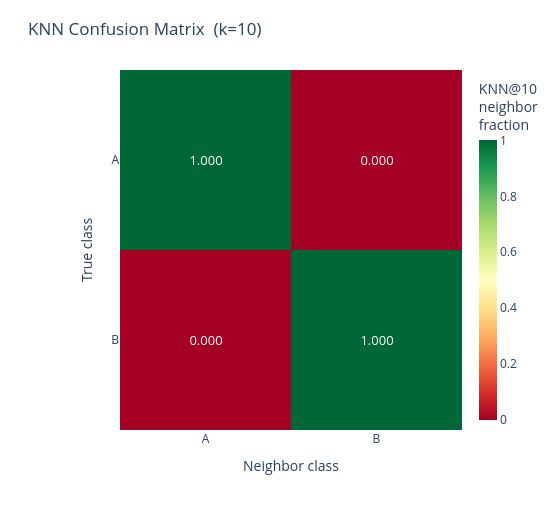
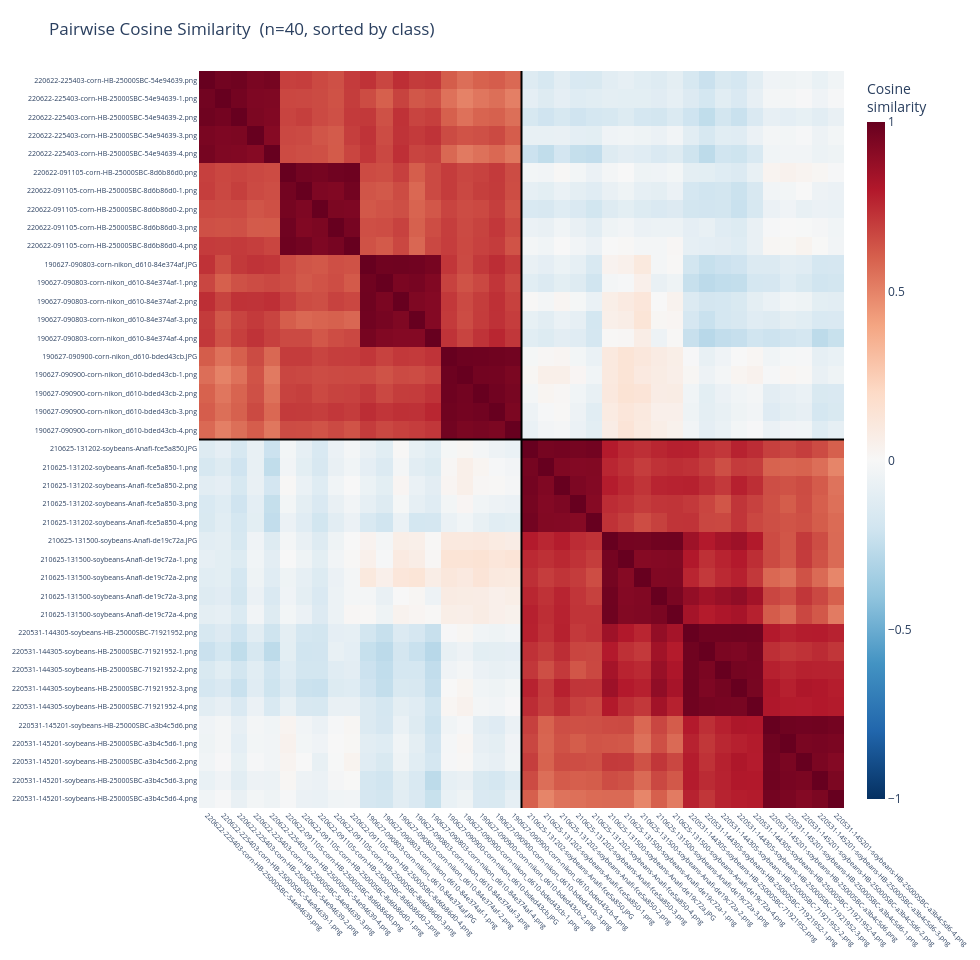
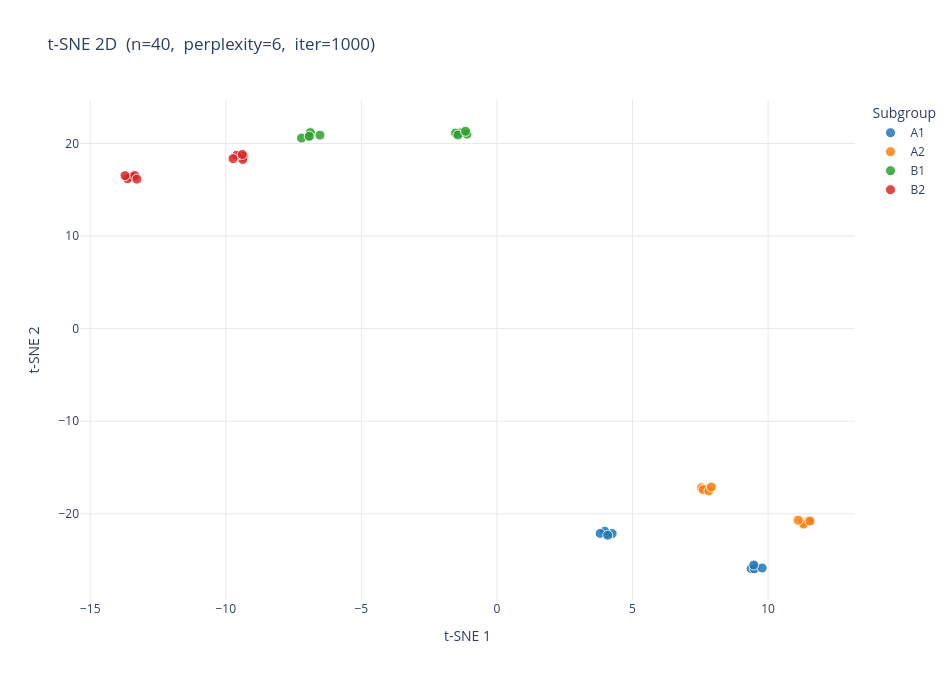

Notebook source saved alongside these figures, in order:
### Markdown cell above
### Visualizations

All plots are interactive — hover for details, click legend entries to toggle classes.

### Code cell
plot_knn_confusion(result_p2i, output_path=None)
plot_cosine_similarity(embeddings, result_p2i, output_path=None)
plot_tsne(embeddings, result_p2i, dimensions=2, output_path=None)

### Figure 1 — Plotly figure (JSON) as saved in the notebook; plotly's stock layout.template omitted (floating-point values rounded to 4 significant figures)
{"data": [{"colorbar": {"thickness": 18, "title": {"text": "KNN@10<br>neighbor<br>fraction"}}, "colorscale": [[0, "rgb(165,0,38)"], [0.1, "rgb(215,48,39)"], [0.2, "rgb(244,109,67)"], [0.3, "rgb(253,174,97)"], [0.4, "rgb(254,224,139)"], [0.5, "rgb(255,255,191)"], [0.6, "rgb(217,239,139)"], [0.7, "rgb(166,217,106)"], [0.8, "rgb(102,189,99)"], [0.9, "rgb(26,152,80)"], [1, "rgb(0,104,55)"]], "hovertemplate": "True class: <b>%{y}</b><br>Neighbor class: <b>%{x}</b><br>Fraction: %{z:.4f}<extra></extra>", "text": [["1.000", "0.000"], ["0.000", "1.000"]], "textfont": {"size": 13}, "texttemplate": "%{text}", "type": "heatmap", "x": ["A", "B"], "y": ["A", "B"], "z": [[1, 0], [0, 1]], "zmax": 1, "zmin": 0}], "layout": {"height": 530, "margin": {"b": 100, "l": 120, "r": 60, "t": 70}, "paper_bgcolor": "white", "plot_bgcolor": "white", "title": {"font": {"size": 17}, "text": "KNN Confusion Matrix  (k=10)"}, "width": 560, "xaxis": {"side": "bottom", "tickfont": {"size": 12}, "title": {"text": "Neighbor class"}}, "yaxis": {"autorange": "reversed", "tickfont": {"size": 12}, "title": {"text": "True class"}}}}

### Figure 2 — Plotly figure (JSON) as saved in the notebook; plotly's stock layout.template omitted (floating-point values rounded to 4 significant figures; data arrays with more than 128 entries replaced by an {"elided": "..."} marker saying what was removed)
{"data": [{"colorbar": {"thickness": 18, "title": {"text": "Cosine<br>similarity"}}, "colorscale": [[0, "rgb(5,48,97)"], [0.1, "rgb(33,102,172)"], [0.2, "rgb(67,147,195)"], [0.3, "rgb(146,197,222)"], [0.4, "rgb(209,229,240)"], [0.5, "rgb(247,247,247)"], [0.6, "rgb(253,219,199)"], [0.7, "rgb(244,165,130)"], [0.8, "rgb(214,96,77)"], [0.9, "rgb(178,24,43)"], [1, "rgb(103,0,31)"]], "hovertemplate": "Row: %{y}<br>Col: %{x}<br>Cosine similarity: %{z:.4f}<extra></extra>", "type": "heatmap", "x": ["220622-225403-corn-HB-25000SBC-54e94639.png", "220622-225403-corn-HB-25000SBC-54e94639-1.png", "220622-225403-corn-HB-25000SBC-54e94639-2.png", "220622-225403-corn-HB-25000SBC-54e94639-3.png", "220622-225403-corn-HB-25000SBC-54e94639-4.png", "220622-091105-corn-HB-25000SBC-8d6b86d0.png", "220622-091105-corn-HB-25000SBC-8d6b86d0-1.png", "220622-091105-corn-HB-25000SBC-8d6b86d0-2.png", "220622-091105-corn-HB-25000SBC-8d6b86d0-3.png", "220622-091105-corn-HB-25000SBC-8d6b86d0-4.png", "190627-090803-corn-nikon_d610-84e374af.JPG", "190627-090803-corn-nikon_d610-84e374af-1.png", "190627-090803-corn-nikon_d610-84e374af-2.png", "190627-090803-corn-nikon_d610-84e374af-3.png", "190627-090803-corn-nikon_d610-84e374af-4.png", "190627-090900-corn-nikon_d610-bded43cb.JPG", "190627-090900-corn-nikon_d610-bded43cb-1.png", "190627-090900-corn-nikon_d610-bded43cb-2.png", "190627-090900-corn-nikon_d610-bded43cb-3.png", "190627-090900-corn-nikon_d610-bded43cb-4.png", "210625-131202-soybeans-Anafi-fce5a850.JPG", "210625-131202-soybeans-Anafi-fce5a850-1.png", "210625-131202-soybeans-Anafi-fce5a850-2.png", "210625-131202-soybeans-Anafi-fce5a850-3.png", "210625-131202-soybeans-Anafi-fce5a850-4.png", "210625-131500-soybeans-Anafi-de19c72a.JPG", "210625-131500-soybeans-Anafi-de19c72a-1.png", "210625-131500-soybeans-Anafi-de19c72a-2.png", "210625-131500-soybeans-Anafi-de19c72a-3.png", "210625-131500-soybeans-Anafi-de19c72a-4.png", "220531-144305-soybeans-HB-25000SBC-71921952.png", "220531-144305-soybeans-HB-25000SBC-71921952-1.png", "220531-144305-soybeans-HB-25000SBC-71921952-2.png", "220531-144305-soybeans-HB-25000SBC-71921952-3.png", "220531-144305-soybeans-HB-25000SBC-71921952-4.png", "220531-145201-soybeans-HB-25000SBC-a3b4c5d6.png", "220531-145201-soybeans-HB-25000SBC-a3b4c5d6-1.png", "220531-145201-soybeans-HB-25000SBC-a3b4c5d6-2.png", "220531-145201-soybeans-HB-25000SBC-a3b4c5d6-3.png", "220531-145201-soybeans-HB-25000SBC-a3b4c5d6-4.png"], "y": ["220622-225403-corn-HB-25000SBC-54e94639.png", "220622-225403-corn-HB-25000SBC-54e94639-1.png", "220622-225403-corn-HB-25000SBC-54e94639-2.png", "220622-225403-corn-HB-25000SBC-54e94639-3.png", "220622-225403-corn-HB-25000SBC-54e94639-4.png", "220622-091105-corn-HB-25000SBC-8d6b86d0.png", "220622-091105-corn-HB-25000SBC-8d6b86d0-1.png", "220622-091105-corn-HB-25000SBC-8d6b86d0-2.png", "220622-091105-corn-HB-25000SBC-8d6b86d0-3.png", "220622-091105-corn-HB-25000SBC-8d6b86d0-4.png", "190627-090803-corn-nikon_d610-84e374af.JPG", "190627-090803-corn-nikon_d610-84e374af-1.png", "190627-090803-corn-nikon_d610-84e374af-2.png", "190627-090803-corn-nikon_d610-84e374af-3.png", "190627-090803-corn-nikon_d610-84e374af-4.png", "190627-090900-corn-nikon_d610-bded43cb.JPG", "190627-090900-corn-nikon_d610-bded43cb-1.png", "190627-090900-corn-nikon_d610-bded43cb-2.png", "190627-090900-corn-nikon_d610-bded43cb-3.png", "190627-090900-corn-nikon_d610-bded43cb-4.png", "210625-131202-soybeans-Anafi-fce5a850.JPG", "210625-131202-soybeans-Anafi-fce5a850-1.png", "210625-131202-soybeans-Anafi-fce5a850-2.png", "210625-131202-soybeans-Anafi-fce5a850-3.png", "210625-131202-soybeans-Anafi-fce5a850-4.png", "210625-131500-soybeans-Anafi-de19c72a.JPG", "210625-131500-soybeans-Anafi-de19c72a-1.png", "210625-131500-soybeans-Anafi-de19c72a-2.png", "210625-131500-soybeans-Anafi-de19c72a-3.png", "210625-131500-soybeans-Anafi-de19c72a-4.png", "220531-144305-soybeans-HB-25000SBC-71921952.png", "220531-144305-soybeans-HB-25000SBC-71921952-1.png", "220531-144305-soybeans-HB-25000SBC-71921952-2.png", "220531-144305-soybeans-HB-25000SBC-71921952-3.png", "220531-144305-soybeans-HB-25000SBC-71921952-4.png", "220531-145201-soybeans-HB-25000SBC-a3b4c5d6.png", "220531-145201-soybeans-HB-25000SBC-a3b4c5d6-1.png", "220531-145201-soybeans-HB-25000SBC-a3b4c5d6-2.png", "220531-145201-soybeans-HB-25000SBC-a3b4c5d6-3.png", "220531-145201-soybeans-HB-25000SBC-a3b4c5d6-4.png"], "z": {"elided": "40x40 float values"}, "zmax": 1, "zmin": -1}], "layout": {"height": 960, "margin": {"b": 140, "l": 140, "r": 60, "t": 70}, "paper_bgcolor": "white", "plot_bgcolor": "white", "shapes": [{"line": {"color": "black", "width": 2}, "type": "line", "x0": 19.5, "x1": 19.5, "y0": -0.5, "y1": 39.5}, {"line": {"color": "black", "width": 2}, "type": "line", "x0": -0.5, "x1": 39.5, "y0": 19.5, "y1": 19.5}], "title": {"font": {"size": 17}, "text": "Pairwise Cosine Similarity  (n=40, sorted by class)"}, "width": 980, "xaxis": {"tickangle": 45, "tickfont": {"size": 7}}, "yaxis": {"autorange": "reversed", "tickfont": {"size": 7}}}}

### Figure 3 — Plotly figure (JSON) as saved in the notebook; plotly's stock layout.template omitted (floating-point values rounded to 4 significant figures)
{"data": [{"hovertemplate": "%{text}<extra>A1</extra>", "marker": {"color": "#1f77b4", "line": {"color": "white", "width": 1}, "opacity": 0.85, "size": 10}, "mode": "markers", "name": "A1", "text": ["images/A1/220622-225403-corn-HB-25000SBC-54e94639.png", "instances/A1/220622-225403-corn-HB-25000SBC-54e94639-1.png", "instances/A1/220622-225403-corn-HB-25000SBC-54e94639-2.png", "instances/A1/220622-225403-corn-HB-25000SBC-54e94639-3.png", "instances/A1/220622-225403-corn-HB-25000SBC-54e94639-4.png", "images/A1/220622-091105-corn-HB-25000SBC-8d6b86d0.png", "instances/A1/220622-091105-corn-HB-25000SBC-8d6b86d0-1.png", "instances/A1/220622-091105-corn-HB-25000SBC-8d6b86d0-2.png", "instances/A1/220622-091105-corn-HB-25000SBC-8d6b86d0-3.png", "instances/A1/220622-091105-corn-HB-25000SBC-8d6b86d0-4.png"], "type": "scatter", "x": [9.54, 9.375, 9.491, 9.781, 9.471, 4.025, 4.249, 3.977, 3.807, 4.083], "y": [-25.69, -25.93, -25.93, -25.86, -25.53, -22.12, -22.13, -21.89, -22.12, -22.31]}, {"hovertemplate": "%{text}<extra>A2</extra>", "marker": {"color": "#ff7f0e", "line": {"color": "white", "width": 1}, "opacity": 0.85, "size": 10}, "mode": "markers", "name": "A2", "text": ["images/A2/190627-090803-corn-nikon_d610-84e374af.JPG", "instances/A2/190627-090803-corn-nikon_d610-84e374af-1.png", "instances/A2/190627-090803-corn-nikon_d610-84e374af-2.png", "instances/A2/190627-090803-corn-nikon_d610-84e374af-3.png", "instances/A2/190627-090803-corn-nikon_d610-84e374af-4.png", "images/A2/190627-090900-corn-nikon_d610-bded43cb.JPG", "instances/A2/190627-090900-corn-nikon_d610-bded43cb-1.png", "instances/A2/190627-090900-corn-nikon_d610-bded43cb-2.png", "instances/A2/190627-090900-corn-nikon_d610-bded43cb-3.png", "instances/A2/190627-090900-corn-nikon_d610-bded43cb-4.png"], "type": "scatter", "x": [11.29, 11.49, 11.31, 11.54, 11.11, 7.783, 7.545, 7.605, 7.815, 7.907], "y": [-20.92, -20.79, -21.11, -20.78, -20.68, -17.3, -17.18, -17.39, -17.53, -17.11]}, {"hovertemplate": "%{text}<extra>B1</extra>", "marker": {"color": "#2ca02c", "line": {"color": "white", "width": 1}, "opacity": 0.85, "size": 10}, "mode": "markers", "name": "B1", "text": ["images/B1/210625-131202-soybeans-Anafi-fce5a850.JPG", "instances/B1/210625-131202-soybeans-Anafi-fce5a850-1.png", "instances/B1/210625-131202-soybeans-Anafi-fce5a850-2.png", "instances/B1/210625-131202-soybeans-Anafi-fce5a850-3.png", "instances/B1/210625-131202-soybeans-Anafi-fce5a850-4.png", "images/B1/210625-131500-soybeans-Anafi-de19c72a.JPG", "instances/B1/210625-131500-soybeans-Anafi-de19c72a-1.png", "instances/B1/210625-131500-soybeans-Anafi-de19c72a-2.png", "instances/B1/210625-131500-soybeans-Anafi-de19c72a-3.png", "instances/B1/210625-131500-soybeans-Anafi-de19c72a-4.png"], "type": "scatter", "x": [-1.339, -1.104, -1.526, -1.439, -1.158, -6.909, -6.529, -6.881, -7.206, -6.924], "y": [21.15, 21.0, 21.12, 20.91, 21.32, 20.78, 20.9, 21.18, 20.58, 20.78]}, {"hovertemplate": "%{text}<extra>B2</extra>", "marker": {"color": "#d62728", "line": {"color": "white", "width": 1}, "opacity": 0.85, "size": 10}, "mode": "markers", "name": "B2", "text": ["images/B2/220531-144305-soybeans-HB-25000SBC-71921952.png", "instances/B2/220531-144305-soybeans-HB-25000SBC-71921952-1.png", "instances/B2/220531-144305-soybeans-HB-25000SBC-71921952-2.png", "instances/B2/220531-144305-soybeans-HB-25000SBC-71921952-3.png", "instances/B2/220531-144305-soybeans-HB-25000SBC-71921952-4.png", "images/B2/220531-145201-soybeans-HB-25000SBC-a3b4c5d6.png", "instances/B2/220531-145201-soybeans-HB-25000SBC-a3b4c5d6-1.png", "instances/B2/220531-145201-soybeans-HB-25000SBC-a3b4c5d6-2.png", "instances/B2/220531-145201-soybeans-HB-25000SBC-a3b4c5d6-3.png", "instances/B2/220531-145201-soybeans-HB-25000SBC-a3b4c5d6-4.png"], "type": "scatter", "x": [-9.342, -9.377, -9.603, -9.39, -9.734, -13.47, -13.62, -13.72, -13.36, -13.28], "y": [18.6, 18.28, 18.72, 18.81, 18.37, 16.41, 16.21, 16.53, 16.54, 16.15]}], "layout": {"height": 680, "legend": {"font": {"size": 12}, "title": {"text": "Subgroup"}}, "paper_bgcolor": "white", "plot_bgcolor": "white", "title": {"font": {"size": 17}, "text": "t-SNE 2D  (n=40,  perplexity=6,  iter=1000)"}, "width": 950, "xaxis": {"gridcolor": "#e8e8e8", "showgrid": true, "title": {"text": "t-SNE 1"}, "zeroline": false}, "yaxis": {"gridcolor": "#e8e8e8", "showgrid": true, "title": {"text": "t-SNE 2"}, "zeroline": false}}}
